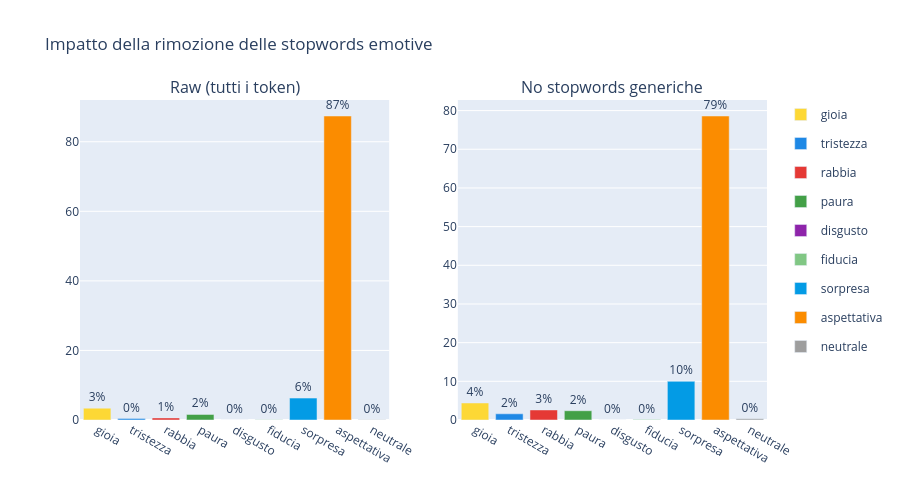

Write notebook code for a chart like this one.
### Code cell
# Grafico confronto Raw vs No-stopwords
fig = make_subplots(rows=1, cols=2,
                    subplot_titles=["Raw (tutti i token)", "No stopwords generiche"],
                    horizontal_spacing=0.1)
for col_idx, (df_r, title) in enumerate([
    (results_raw["Originale (α=0)"], "raw"),
    (df_sw_orig, "sw")
], start=1):
    counts = df_r["dominant_emotion"].value_counts()
    total  = len(df_r)
    for emo in BASIC_EMOTIONS + ["neutrale"]:
        n = counts.get(emo, 0)
        fig.add_trace(go.Bar(
            name=emo, x=[emo], y=[round(n/total*100, 1)],
            marker_color=EMOTION_COLORS.get(emo, "#999"),
            showlegend=(col_idx == 1), legendgroup=emo,
            text=[f"{n/total*100:.0f}%"], textposition="outside"
        ), row=1, col=col_idx)
fig.update_layout(title_text="Impatto della rimozione delle stopwords emotive",
                  barmode="group", height=500)
fig.show()

### Figure 1 — Plotly figure (JSON) as saved in the notebook; plotly's stock layout.template omitted (floating-point values rounded to 4 significant figures)
{"data": [{"legendgroup": "gioia", "marker": {"color": "#FDD835"}, "name": "gioia", "showlegend": true, "text": ["3%"], "textposition": "outside", "x": ["gioia"], "y": [3.4], "type": "bar", "xaxis": "x", "yaxis": "y"}, {"legendgroup": "tristezza", "marker": {"color": "#1E88E5"}, "name": "tristezza", "showlegend": true, "text": ["0%"], "textposition": "outside", "x": ["tristezza"], "y": [0.4], "type": "bar", "xaxis": "x", "yaxis": "y"}, {"legendgroup": "rabbia", "marker": {"color": "#E53935"}, "name": "rabbia", "showlegend": true, "text": ["1%"], "textposition": "outside", "x": ["rabbia"], "y": [0.6], "type": "bar", "xaxis": "x", "yaxis": "y"}, {"legendgroup": "paura", "marker": {"color": "#43A047"}, "name": "paura", "showlegend": true, "text": ["2%"], "textposition": "outside", "x": ["paura"], "y": [1.6], "type": "bar", "xaxis": "x", "yaxis": "y"}, {"legendgroup": "disgusto", "marker": {"color": "#8E24AA"}, "name": "disgusto", "showlegend": true, "text": ["0%"], "textposition": "outside", "x": ["disgusto"], "y": [0.0], "type": "bar", "xaxis": "x", "yaxis": "y"}, {"legendgroup": "fiducia", "marker": {"color": "#81C784"}, "name": "fiducia", "showlegend": true, "text": ["0%"], "textposition": "outside", "x": ["fiducia"], "y": [0.1], "type": "bar", "xaxis": "x", "yaxis": "y"}, {"legendgroup": "sorpresa", "marker": {"color": "#039BE5"}, "name": "sorpresa", "showlegend": true, "text": ["6%"], "textposition": "outside", "x": ["sorpresa"], "y": [6.3], "type": "bar", "xaxis": "x", "yaxis": "y"}, {"legendgroup": "aspettativa", "marker": {"color": "#FB8C00"}, "name": "aspettativa", "showlegend": true, "text": ["87%"], "textposition": "outside", "x": ["aspettativa"], "y": [87.4], "type": "bar", "xaxis": "x", "yaxis": "y"}, {"legendgroup": "neutrale", "marker": {"color": "#9E9E9E"}, "name": "neutrale", "showlegend": true, "text": ["0%"], "textposition": "outside", "x": ["neutrale"], "y": [0.1], "type": "bar", "xaxis": "x", "yaxis": "y"}, {"legendgroup": "gioia", "marker": {"color": "#FDD835"}, "name": "gioia", "showlegend": false, "text": ["4%"], "textposition": "outside", "x": ["gioia"], "y": [4.4], "type": "bar", "xaxis": "x2", "yaxis": "y2"}, {"legendgroup": "tristezza", "marker": {"color": "#1E88E5"}, "name": "tristezza", "showlegend": false, "text": ["2%"], "textposition": "outside", "x": ["tristezza"], "y": [1.6], "type": "bar", "xaxis": "x2", "yaxis": "y2"}, {"legendgroup": "rabbia", "marker": {"color": "#E53935"}, "name": "rabbia", "showlegend": false, "text": ["3%"], "textposition": "outside", "x": ["rabbia"], "y": [2.6], "type": "bar", "xaxis": "x2", "yaxis": "y2"}, {"legendgroup": "paura", "marker": {"color": "#43A047"}, "name": "paura", "showlegend": false, "text": ["2%"], "textposition": "outside", "x": ["paura"], "y": [2.4], "type": "bar", "xaxis": "x2", "yaxis": "y2"}, {"legendgroup": "disgusto", "marker": {"color": "#8E24AA"}, "name": "disgusto", "showlegend": false, "text": ["0%"], "textposition": "outside", "x": ["disgusto"], "y": [0.0], "type": "bar", "xaxis": "x2", "yaxis": "y2"}, {"legendgroup": "fiducia", "marker": {"color": "#81C784"}, "name": "fiducia", "showlegend": false, "text": ["0%"], "textposition": "outside", "x": ["fiducia"], "y": [0.1], "type": "bar", "xaxis": "x2", "yaxis": "y2"}, {"legendgroup": "sorpresa", "marker": {"color": "#039BE5"}, "name": "sorpresa", "showlegend": false, "text": ["10%"], "textposition": "outside", "x": ["sorpresa"], "y": [10.0], "type": "bar", "xaxis": "x2", "yaxis": "y2"}, {"legendgroup": "aspettativa", "marker": {"color": "#FB8C00"}, "name": "aspettativa", "showlegend": false, "text": ["79%"], "textposition": "outside", "x": ["aspettativa"], "y": [78.6], "type": "bar", "xaxis": "x2", "yaxis": "y2"}, {"legendgroup": "neutrale", "marker": {"color": "#9E9E9E"}, "name": "neutrale", "showlegend": false, "text": ["0%"], "textposition": "outside", "x": ["neutrale"], "y": [0.3], "type": "bar", "xaxis": "x2", "yaxis": "y2"}], "layout": {"xaxis": {"anchor": "y", "domain": [0.0, 0.45]}, "yaxis": {"anchor": "x", "domain": [0.0, 1.0]}, "xaxis2": {"anchor": "y2", "domain": [0.55, 1.0]}, "yaxis2": {"anchor": "x2", "domain": [0.0, 1.0]}, "annotations": [{"font": {"size": 16}, "showarrow": false, "text": "Raw (tutti i token)", "x": 0.225, "xanchor": "center", "xref": "paper", "y": 1.0, "yanchor": "bottom", "yref": "paper"}, {"font": {"size": 16}, "showarrow": false, "text": "No stopwords generiche", "x": 0.775, "xanchor": "center", "xref": "paper", "y": 1.0, "yanchor": "bottom", "yref": "paper"}], "title": {"text": "Impatto della rimozione delle stopwords emotive"}, "barmode": "group", "height": 500}}
